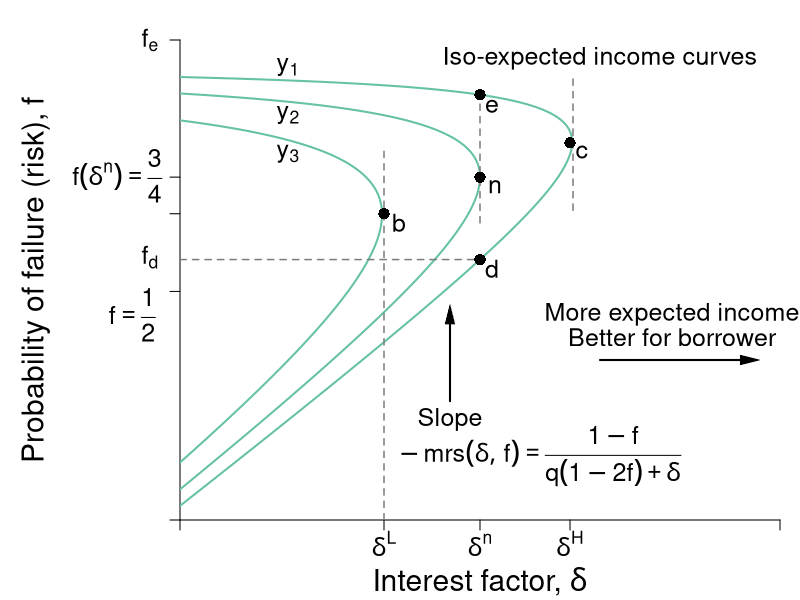

Recreate this plot in R.
#Graph Designer: Simon Halliday
#Authors: Bowles, Foley and Halliday
#Title: Coordination, Conflict and Competition: A Text in Microeconomics

library(shape)
pdf(file = "credit/non_contractual_brf_part_a.pdf", width = 8, height = 6)

#Set parameters for graphics
axislabelsize <- 1.8
labelsize <- 1.5
namesize <- 1.8
annotatesize <- 1.5
graphlinewidth <- 2
segmentlinewidth <- 1.5

COL <- c("#7fc97f", "#beaed4", "#fdc086", "#ffff99", "#386cb0", "#f0027f", "#bf5b17", "#666666")
COLA <- c("#e0f3db", "#99d8c9","#66c2a4","#41ae76", "#238b45", "#005824")
COLB <- c("#c6dbef", "#4eb3d3", "#2b8cbe", "#0868ac","#084081")
grays <- gray.colors(25, start = 1, end = 0)

#Edited the margins to cater for the larger LHS labels
par(mar =  c(4, 9, 2, 1))

brfFn <- function(delta, mu = 1) {
  .5 + (delta / (2 * mu)) 
}

isoreturnFn <- function(delta, pi=0.125) {
  1 - (pi)/delta
}


yFn <- function(d1, f1, mu = 1){
  mu*f1*(1 - f1) - d1*(1 - f1)
}

ylow <- function(delta, mu = 1, ybar = 0.03){
  (-sqrt(delta^2 - 2*delta*mu + mu^2 - 4*mu*ybar) + delta + mu)/(2*mu)
}

yhigh <- function(delta, mu = 1, ybar = 0.03){
  (sqrt(delta^2 - 2*delta*mu + mu^2 - 4*mu*ybar) + delta + mu)/(2*mu)
}

xlims <- c(0, 1)
ylims <- c(0, 1.05)

npts <- 501 
d1 <- seq(xlims[1], xlims[2], length.out = npts)
f1 <- seq(ylims[1], ylims[2], length.out = npts) 
a <- c(0.03, 0.0625, 0.11)

plot(0, 0, xlim = xlims, ylim = ylims, type = "n",
     xlab = expression(paste("")),
     ylab = expression(paste("")), 
     xaxt = "n", 
     yaxt = "n", 
     cex.lab = axislabelsize, 
     bty = "n", 
     xaxs="i", 
     yaxs="i"
)


# ticksy <- seq(from = 0, to = ylims[2], by = 0.1)
# ylabels <- seq(from = 0, to = ylims[2], by = 0.1)
# ticksx <- seq(from = 0, to = xlims[2], by = 0.1)
# xlabels <- seq(from = 0, to = xlims[2], by = 0.1)
#ticksy <- c(ylims[1], 0.5, brfFn(delta = 0.34), brfFn(delta = 0.5), brfFn(delta = 0.65), yhigh(delta = 0.5), ylims[2])
ticksy <- c(ylims[1], 0.5, brfFn(delta = 0.34), NA, brfFn(delta = 0.5), NA, NA, ylims[2])
ylabels <- c(NA, NA, NA, NA,NA,NA, NA, NA)
#ylabels <- c(NA, expression(paste(f == frac(1,2))), expression(paste(f^d)), expression(paste(f*(delta^L) )),  expression(paste(f*(delta^n) == frac(3,4))),expression(paste(f*(delta^H) )), expression(paste(f^e)), NA)
ticksx <- c(xlims[1], 0.34, 0.5, 0.65, xlims[2])
xlabels <- c(NA,  expression(paste(delta^L)), expression(paste(delta^n)), expression(paste(delta^H)), NA)

axis(1, at = ticksx, pos = 0, labels = xlabels, cex.axis = labelsize)
axis(2, at = ticksy, pos = 0, labels = ylabels, las = 1,cex.axis = labelsize)

#ylabels <- c(NA, expression(paste(f == frac(1,2))), expression(paste(f^d)), expression(paste(f*(delta^L) )),  expression(paste(f*(delta^n) == frac(3,4))),expression(paste(f*(delta^H) )), expression(paste(f^e)), NA)
text(-0.08, 0.45, expression(paste(f == frac(1,2))), cex = labelsize, xpd =TRUE)
text(-0.05, 0.575, expression(paste(f[d])), cex = labelsize, xpd =TRUE)
#text(-0.07, 0.665, expression(paste(f*(delta^L) )), cex = labelsize, xpd =TRUE)
text(-0.105, 0.753, expression(paste(f*(delta^n) ==frac(3,4) )), cex = labelsize, xpd =TRUE)
#text(-0.07, 0.832, expression(paste(f*(delta^n))), cex = labelsize, xpd =TRUE)
#text(-0.07, 0.93, expression(paste(f*(delta^H) )), cex = labelsize, xpd =TRUE)
text(-0.05, 1.05, expression(paste(f[e])), cex = labelsize, xpd =TRUE)
# y-labels with numeric values
# text(-0.0905, 0.48, expression(paste(frac(1,2) == f)), cex = labelsize, xpd =TRUE)
# text(-0.05, 0.58, expression(paste(0.57 == f^d)), cex = labelsize, xpd =TRUE)
# text(-0.07, 0.66, expression(paste(0.67 == f*(delta^L) )), cex = labelsize, xpd =TRUE)
# text(-0.105, 0.76, expression(paste(frac(3,4) == f*(delta^n))), cex = labelsize, xpd =TRUE)
# text(-0.07, 0.84, expression(paste(0.83 == f*(delta^n) )), cex = labelsize, xpd =TRUE)
# text(-0.07, 0.93, expression(paste(0.93 == f*(delta^H) )), cex = labelsize, xpd =TRUE)
# text(-0.05, 1.05, expression(paste(1.05f^e)), cex = labelsize, xpd =TRUE)


npts <- 503 
xx1 <- seq(xlims[1], xlims[2], length.out = npts)
xx2 <- seq(0, 1, length.out = npts)

#Draw the graphs
#lines(xx1, brfFn(xx1), col = COLA[4], lwd = graphlinewidth)

#Axis labels
mtext(expression(paste("Interest factor, ", delta)), side = 1, line = 3, cex = axislabelsize)
text(-0.24, 0.5*(ylims[2]), expression(paste("Probability of failure (risk), ", f)), xpd = TRUE, cex = axislabelsize, srt = 90) 

#Contour lines
contour(d1, f1,
        outer(d1, f1, yFn),
        drawlabels = FALSE,
        col = COLA[3],
        lwd = graphlinewidth,
        levels = a,
        xaxs="i",
        yaxs="i",
        add = TRUE)

segments(0.5, 0.65, 0.5, yhigh(delta = 0.5), lty = 2, col = grays[20] , lwd = segmentlinewidth)
#segments(0, yhigh(delta = 0.5), 0.5, yhigh(delta = 0.5), lty = 2, col = grays[20] , lwd = segmentlinewidth)
segments(0, ylow(delta = 0.5), 0.5, ylow(delta = 0.5), lty = 2, col = grays[20] , lwd = segmentlinewidth)

segments(0.34,0, 0.34, brfFn(delta = 0.34) + 0.15, lty = 2, col = grays[20] , lwd = segmentlinewidth)
segments(0.655, brfFn(delta = 0.655) - 0.15, 0.655, brfFn(delta = 0.655) + 0.15, lty = 2, col = grays[20] , lwd = segmentlinewidth)

#segments(0, brfFn(delta = 0.5), 0.5, brfFn(delta = 0.5), lty = 2, col = "gray" , lwd = segmentlinewidth)

# 
# segments(8, 0, 8,indiffA(x = 8)  , lty = 2, col = "gray" , lwd = segmentlinewidth)
# segments(0, indiffA(x = 8) , 8,indiffA(x = 8)  , lty = 2, col = "gray" , lwd = segmentlinewidth)

text(0.5+ 0.025, brfFn(delta = 0.5) - 0.02, expression(paste(n)), cex = labelsize)
points(0.5, brfFn(delta = 0.5), pch = 16, col = "black", cex = 1.5)
text(0.34+ 0.025, brfFn(delta = 0.34) - 0.02, expression(paste(b)), cex = labelsize)
points(0.34, brfFn(delta = 0.34), pch = 16, col = "black", cex = 1.5)
text(0.65+ 0.02, brfFn(delta = 0.65) - 0.02, expression(paste(c)), cex = labelsize)
points(0.65, brfFn(delta = 0.65), pch = 16, col = "black", cex = 1.5)

text(0.5+ 0.02, ylow(delta = 0.5) - 0.02, expression(paste(d)), cex = labelsize)
points(0.5, ylow(delta = 0.5), pch = 16, col = "black", cex = 1.5)
text(0.5+ 0.02, yhigh(delta = 0.5) - 0.025, expression(paste(e)), cex = labelsize)
points(0.5, yhigh(delta = 0.5), pch = 16, col = "black", cex = 1.5)



text(0.7, 1.01, expression(paste("Iso-expected income curves")), cex = labelsize)
#text(0.3, 1.01, expression(paste(y[1] == y^L)), cex = labelsize)
#text(0.3, 0.88, expression(paste(y[2] == y^{NE})), cex = labelsize)
#text(0.2, 0.75, expression(paste(y[3] == y^H)), cex = labelsize)
text(0.18, 0.99, expression(paste(y[1])), cex = labelsize)
text(0.18, 0.885, expression(paste(y[2])), cex = labelsize)
text(0.18, 0.8, expression(paste(y[3])), cex = labelsize)
text(0.45, 0.22, expression(Slope), cex = labelsize)
text(0.6, 0.14, expression(paste(-mrs(delta, f) == frac(1 - f, q*(1 - 2*f) + delta))), cex = labelsize)
Arrows(0.45, 0.26, 0.45, 0.45, col = "black", lty = 1, lwd = 2, arr.type = "triangle", arr.lwd = 0.5)


text(0.82, 0.45, expression(paste("More expected income")), cex = labelsize, xpd = TRUE)
text(0.82, 0.4, expression(paste("Better for borrower")), cex = labelsize,xpd = TRUE)
Arrows(0.7, 0.35, 0.95, 0.35, col = "black", lty = 1, lwd = 2, arr.type = "triangle", arr.lwd = 0.5)


#text(0.85, 0.68, expression(paste("A's Best Response")), cex = labelsize, xpd  = TRUE)
#text(0.85, 0.63, expression(paste("function")), cex = labelsize, xpd  = TRUE)
#text(0.86, 0.55, expression(paste("Slope ", phantom() == frac(1, 2*q))), cex = labelsize, xpd  = TRUE)
#Arrows(0.85, 0.73, 0.85, 0.89, col = "black", lty = 1, lwd = 2, arr.type = "triangle", arr.lwd = 0.5)

dev.off()
